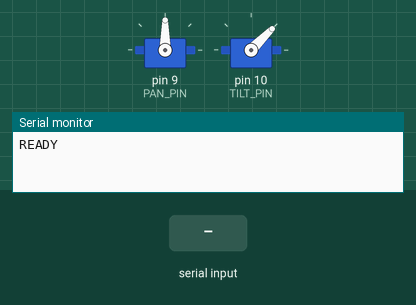
A sketch run on a simulated Arduino Uno, built with avr-gcc and run on an emulated ATmega328P. Shown: 2 × servo, the last lines printed to the serial monitor. The inputs (shaded band) are chosen by the test bench.

Above: at 1.2 s.
1.3 s: "CENTER,1\n" received over Serial
At 2.9 s:
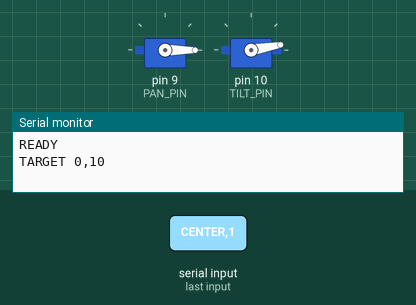
4.3 s: "CENTER,150\n" received over Serial
At 6.1 s:
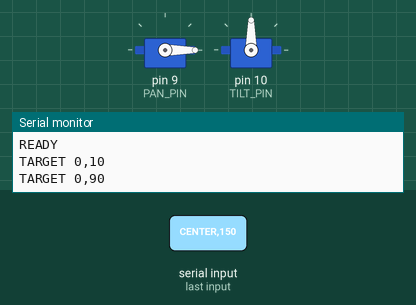
7.0 s: "CENTER\n" received over Serial
At 7.45 s:
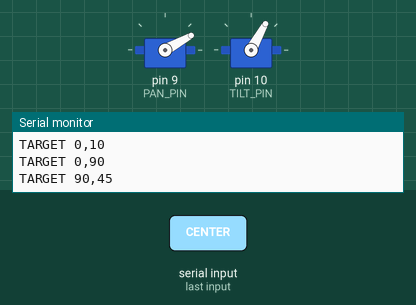
10.0 s: "30,150\n" received over Serial
At 11.7 s:
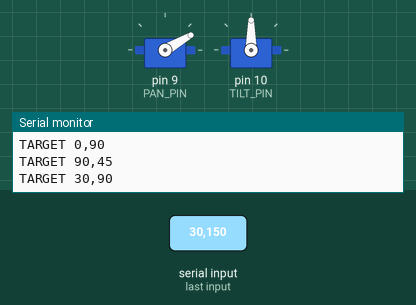
12.4 s: "90,45\n" received over Serial
At 12.86 s:
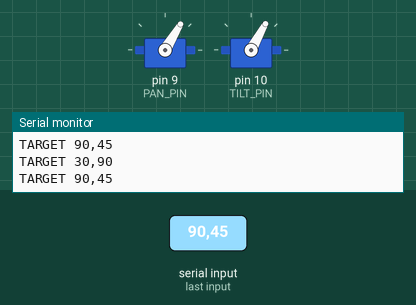
Timing chart, 0 to 15.4 s (numbered marks = the images above; inputs shaded):
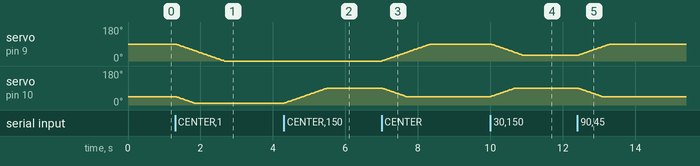

Measured:
- after the input at 1.3 s, servo on pin 9 (PAN_PIN): moves from 90° to 0° over 1.3 s, starting at once; servo on pin 10 (TILT_PIN): moves from 45° to 10° over 0.51 s, starting at once
- after the input at 4.3 s, servo on pin 10 (TILT_PIN): moves from 10° to 90° over 1.2 s, starting at once
- after the input at 7.0 s, servo on pin 9 (PAN_PIN): moves from 0° to 90° over 1.3 s, starting at once; servo on pin 10 (TILT_PIN): moves from 90° to 45° over 0.66 s, starting at once
- after the input at 10.0 s, servo on pin 9 (PAN_PIN): moves from 90° to 30° over 0.90 s, starting at once; servo on pin 10 (TILT_PIN): moves from 45° to 90° over 0.66 s, starting at once
- after the input at 12.4 s, servo on pin 9 (PAN_PIN): moves from 30° to 90° over 0.90 s, starting at once; servo on pin 10 (TILT_PIN): moves from 90° to 45° over 0.66 s, starting at once

The sketch:

dual_servo_position_serial.ino
```cpp
#include <Servo.h>

const int PAN_PIN = 9;
const int TILT_PIN = 10;

const int PAN_MIN = 0;
const int PAN_MAX = 180;
const int TILT_MIN = 10;
const int TILT_MAX = 90;

const int PAN_CENTER = 90;
const int TILT_CENTER = 45;

const int STEP_DEGREES = 1;
const unsigned long STEP_DELAY_MS = 15;

Servo panServo;
Servo tiltServo;

int panNow = PAN_CENTER;
int tiltNow = TILT_CENTER;
int panTarget = PAN_CENTER;
int tiltTarget = TILT_CENTER;
unsigned long lastStepAt = 0;

int clampAngle(int value, int minValue, int maxValue) {
  if (value < minValue) {
    return minValue;
  }
  if (value > maxValue) {
    return maxValue;
  }
  return value;
}

int stepToward(int current, int target) {
  if (current < target) {
    return min(current + STEP_DEGREES, target);
  }
  if (current > target) {
    return max(current - STEP_DEGREES, target);
  }
  return current;
}

void setTargets(int pan, int tilt) {
  panTarget = clampAngle(pan, PAN_MIN, PAN_MAX);
  tiltTarget = clampAngle(tilt, TILT_MIN, TILT_MAX);

  Serial.print("TARGET ");
  Serial.print(panTarget);
  Serial.print(",");
  Serial.println(tiltTarget);
}

void handleCommand(String cmd) {
  cmd.trim();
  cmd.toUpperCase();

  if (cmd == "CENTER") {
    setTargets(PAN_CENTER, TILT_CENTER);
    return;
  }

  int commaIndex = cmd.indexOf(',');
  if (commaIndex < 0) {
    Serial.println("ERR USE pan,tilt OR CENTER");
    return;
  }

  int pan = cmd.substring(0, commaIndex).toInt();
  int tilt = cmd.substring(commaIndex + 1).toInt();
  setTargets(pan, tilt);
}

void setup() {
  Serial.begin(115200);
  panServo.attach(PAN_PIN);
  tiltServo.attach(TILT_PIN);

  panServo.write(panNow);
  tiltServo.write(tiltNow);

  Serial.println("READY");
}

void loop() {
  while (Serial.available() > 0) {
    String cmd = Serial.readStringUntil('\n');
    handleCommand(cmd);
  }

  unsigned long now = millis();
  if (now - lastStepAt < STEP_DELAY_MS) {
    return;
  }
  lastStepAt = now;

  panNow = stepToward(panNow, panTarget);
  tiltNow = stepToward(tiltNow, tiltTarget);

  panServo.write(panNow);
  tiltServo.write(tiltNow);
}
```
